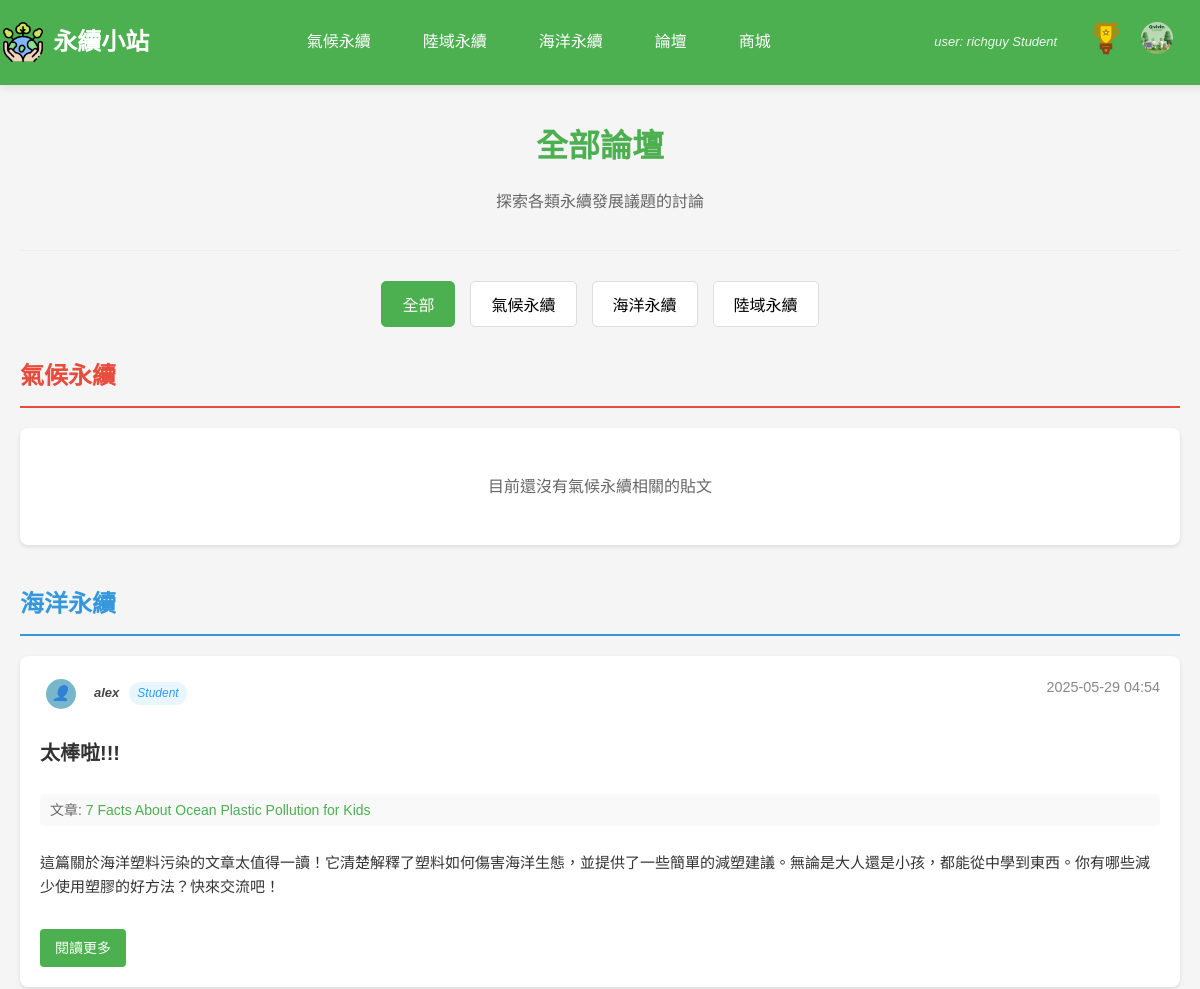
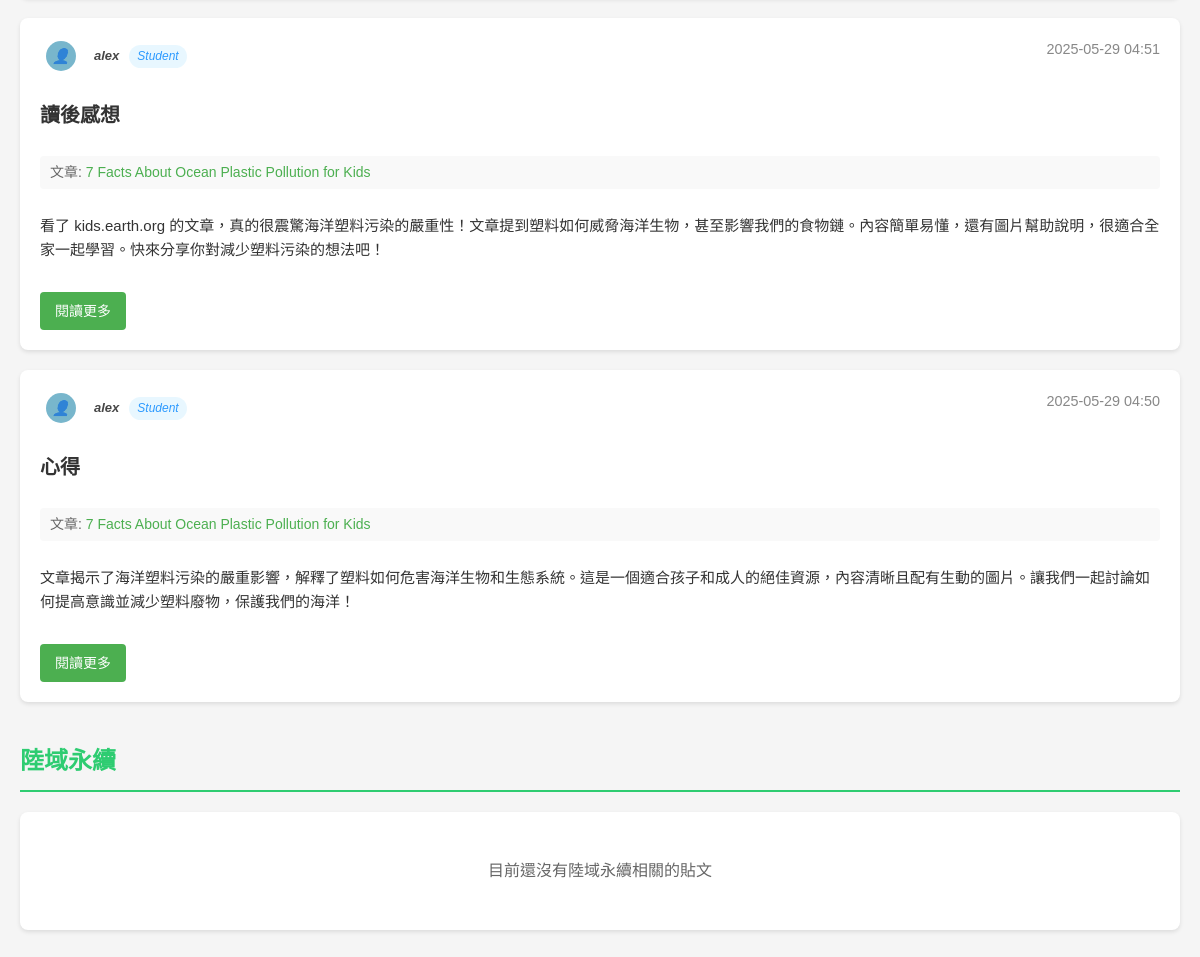
The page /php/all_forums.php (signed in) on the database as committed earlier (2 pictures, top to bottom).
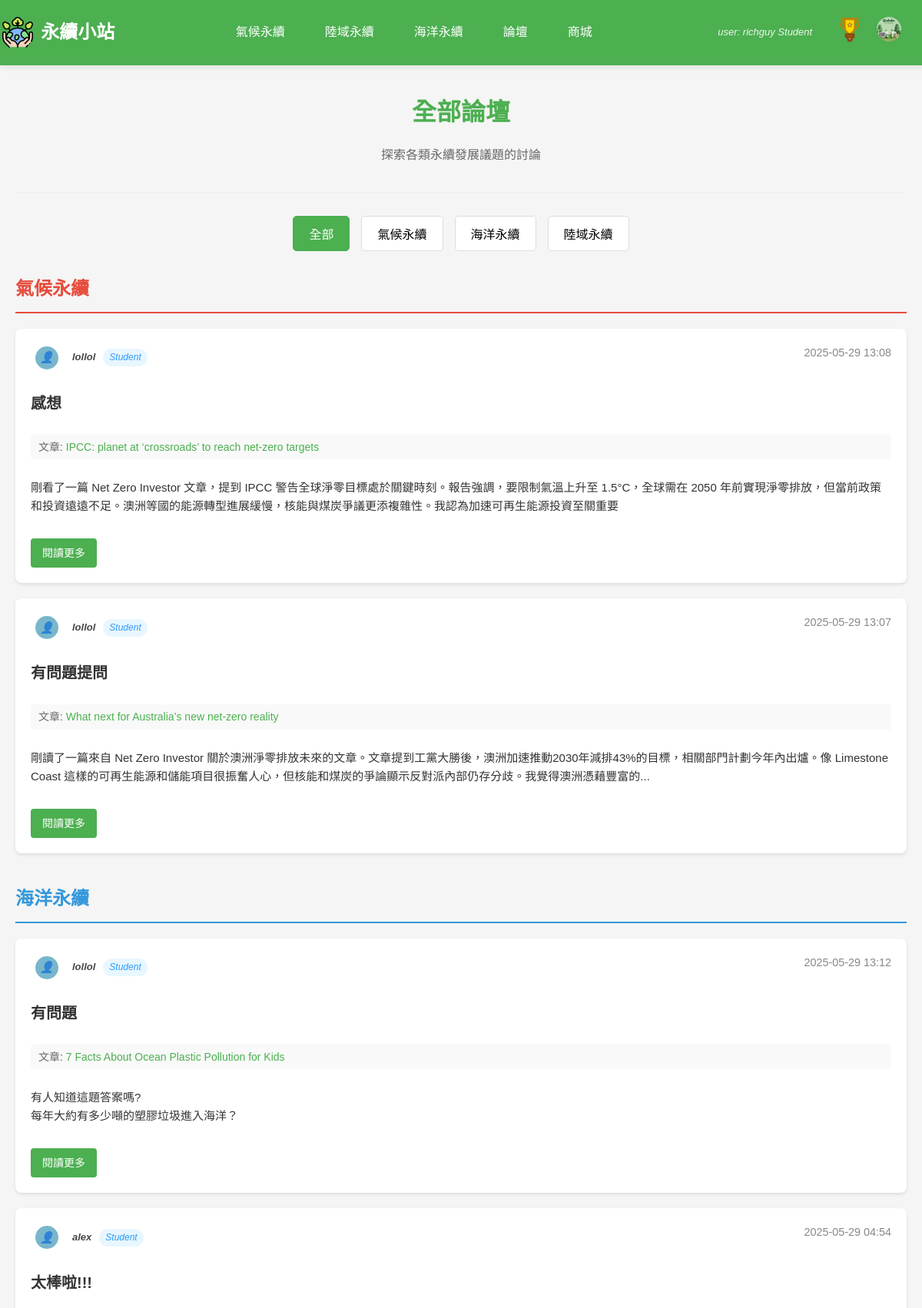
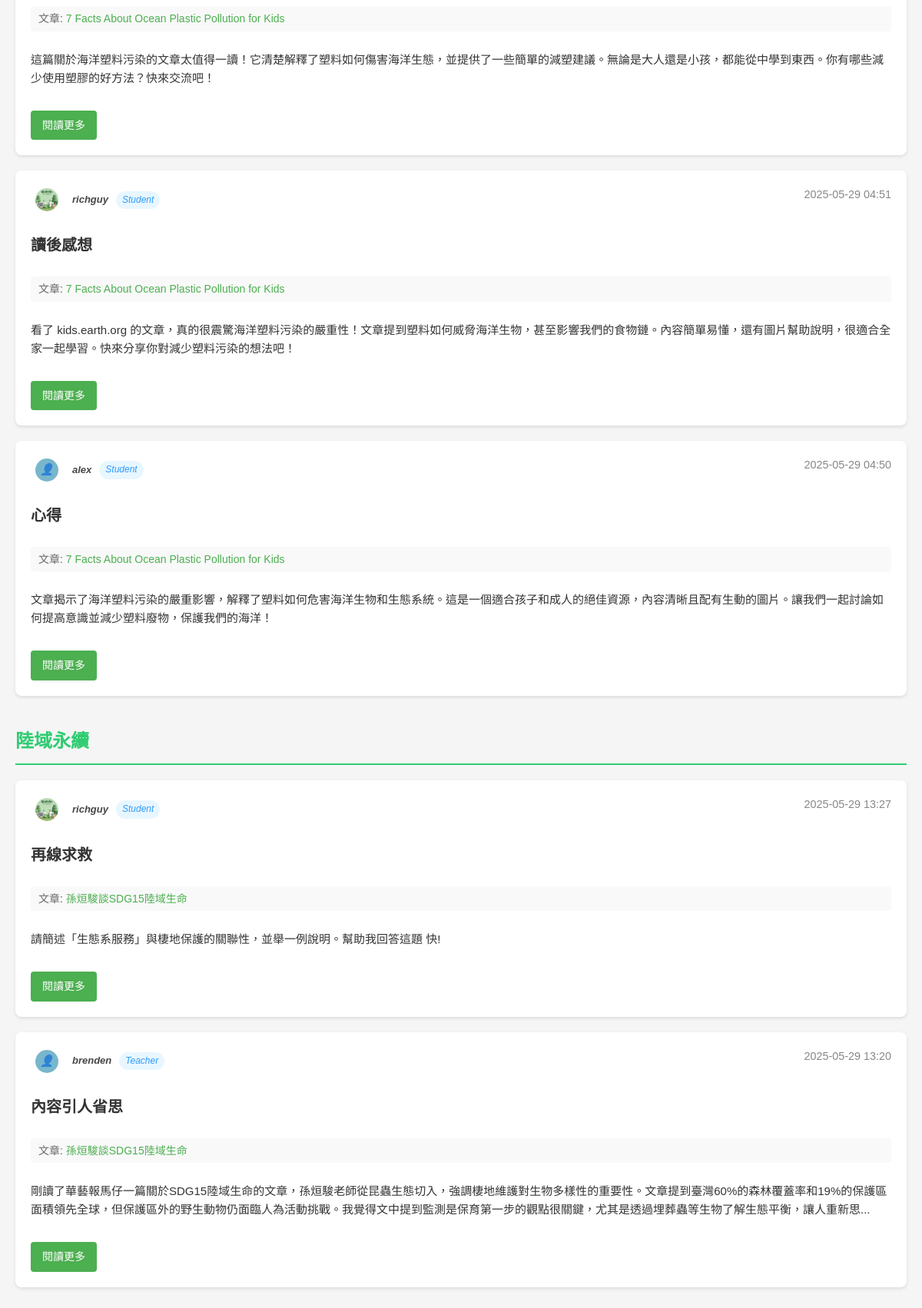
The same page on the database as committed later (2 pictures, top to bottom).
### tables this page shows
CREATE TABLE `user` (
  `UserID` int(11) NOT NULL COMMENT '使用者編號 (PK)',
  `Username` varchar(50) DEFAULT NULL COMMENT '使用者名稱',
  `Email` varchar(100) NOT NULL COMMENT '電子郵件',
  `Password` varchar(255) NOT NULL COMMENT '密碼 (加密儲存)',
  `JoinDate` datetime DEFAULT current_timestamp() COMMENT '註冊時間',
  `Status` enum('Student','Teacher','Admin') NOT NULL DEFAULT 'Student' COMMENT '使用者身份',
  `reset_token` varchar(255) DEFAULT NULL,
  `token_expire` datetime DEFAULT NULL,
  `AvatarURL` varchar(255) DEFAULT NULL,
  `BackgroundURL` varchar(255) DEFAULT NULL
);

CREATE TABLE `communitypost` (
  `PostID` int(11) NOT NULL COMMENT '貼文編號 (PK)',
  `Content` text NOT NULL COMMENT '貼文內容',
  `ImageURL` varchar(255) DEFAULT NULL COMMENT '圖片網址',
  `PostDate` datetime DEFAULT current_timestamp() COMMENT '發文日期',
  `Title` varchar(50) DEFAULT NULL COMMENT '標題',
  `UserID` int(11) NOT NULL COMMENT 'FK to User',
  `ArticleID` int(11) DEFAULT NULL COMMENT '關聯的文章ID'
);

CREATE TABLE `article` (
  `ArticleID` int(11) NOT NULL COMMENT '文章編號 (PK)',
  `Title` varchar(100) NOT NULL COMMENT '標題',
  `Category` varchar(50) NOT NULL COMMENT '分類',
  `ImageURL` varchar(255) DEFAULT NULL COMMENT '圖片網址',
  `Description` text DEFAULT NULL COMMENT '簡介',
  `ArticleURL` varchar(255) NOT NULL COMMENT '文章網址',
  `UserID` int(11) NOT NULL,
  `Content` longtext DEFAULT NULL COMMENT '文章內容',
  `created_at` timestamp NOT NULL DEFAULT current_timestamp(),
  `teacher_summary` longtext DEFAULT NULL COMMENT '老師重點整理'
);

### php/all_forums.php (the view, shortened to what this page needs)
<?php
include 'db_connect.php';
$categories = [
    'sdg13' => ['name' => '氣候永續', 'posts' => []],
    'sdg14' => ['name' => '海洋永續', 'posts' => []],
    'sdg15' => ['name' => '陸域永續', 'posts' => []]
];
$sql = "SELECT cp.*, u.Username, u.Status, u.AvatarURL, a.Category, a.Title as ArticleTitle
        FROM communitypost cp
        JOIN user u ON cp.UserID = u.UserID
        LEFT JOIN article a ON cp.ArticleID = a.ArticleID
        ORDER BY cp.PostDate DESC";
$result = $conn->query($sql);
if ($result && $result->num_rows > 0) {
    while ($row = $result->fetch_assoc()) {
        $category = $row['Category'] ?? '';
        $categories[$category]['posts'][] = $row;
    }
}
?>
<!DOCTYPE html>
<html lang="zh-TW">
<head>
    <link rel="stylesheet" href="../css/nav3.css">
    <link rel="stylesheet" href="../css/all_forums.css">
    <link rel="stylesheet" href="https://cdnjs.cloudflare.com/ajax/libs/font-awesome/5.15.4/css/all.min.css">
</head>
<body>
    <header>
        <?php include "nav.php"; ?>
    </header>
    <div class="forums-container">
        <div class="forums-header">
            <h1>全部論壇</h1>
            <p>探索各類永續發展議題的討論</p>
        </div>
        <div class="category-tabs">
            <button class="tab-btn active" data-category="all">全部</button>
            <button class="tab-btn" data-category="sdg13"><?php echo $categories['sdg13']['name']; ?></button>
            <button class="tab-btn" data-category="sdg14"><?php echo $categories['sdg14']['name']; ?></button>
            <button class="tab-btn" data-category="sdg15"><?php echo $categories['sdg15']['name']; ?></button>
        </div>
        <?php foreach ($categories as $categoryKey => $category): ?>
            <div class="category-section" id="<?php echo $categoryKey; ?>-section">
                <h2 class="category-title"><?php echo $category['name']; ?></h2>
                <div class="posts-container">
                    <?php if (empty($category['posts'])): ?>
                        <div class="no-posts">
                            <p>目前還沒有<?php echo $category['name']; ?>相關的貼文</p>
                        </div>
                    <?php else: ?>
                        <?php foreach ($category['posts'] as $post): ?>
                            <div class="post-card" data-category="<?php echo $categoryKey; ?>">
                                <div class="post-header">
                                    <div class="user-info">
                                        <?php if (!empty($post['AvatarURL'])): ?>
                                            <img src="../<?php echo htmlspecialchars($post['AvatarURL']); ?>" alt="用戶頭像" class="user-avatar" style="width: 30px; height: 30px; border-radius: 50%; margin-right: 8px;">
                                        <?php else: ?>
                                            <div class="default-avatar" style="width: 30px; height: 30px; border-radius: 50%; background: #6aafc7; display: flex; align-items: center; justify-content: center; margin-right: 8px; overflow: hidden;">
                                                <span style="font-size: 0.9rem; color: white;">👤</span>
                                            </div>
                                        <?php endif; ?>
                                        <span class="username"><?php echo htmlspecialchars($post['Username']); ?></span>
                                        <?php if (!empty($post['Status'])): ?>
                                            <span class="user-status" style="background-color: #e6f7ff; color: #1890ff; padding: 2px 8px; border-radius: 12px; font-size: 12px;"><?php echo htmlspecialchars($post['Status']); ?></span>
                                        <?php endif; ?>
                                    </div>
                                    <span class="post-date"><?php echo date('Y-m-d H:i', strtotime($post['PostDate'])); ?></span>
                                </div>
                                <h3 class="post-title">
                                    <a href="discuss.php?post_id=<?php echo $post['PostID']; ?>"><?php echo htmlspecialchars($post['Title']); ?></a>
                                </h3>
                                <div class="article-reference">
                                    <?php if (isset($post['ArticleTitle']) && !empty($post['ArticleTitle'])): ?>
                                        <span>文章: </span>
                                        <a href="article.php?id=<?php echo $post['ArticleID']; ?>"><?php echo htmlspecialchars($post['ArticleTitle']); ?></a>
                                    <?php else: ?>
                                        <span>獨立討論</span>
                                    <?php endif; ?>
                                </div>
                                <div class="post-content">
                                    <?php
                                        $content_preview = mb_substr(strip_tags($post['Content']), 0, 150, 'UTF-8');
                                        if (mb_strlen(strip_tags($post['Content']), 'UTF-8') > 150) {
                                            $content_preview .= '...';
                                        }
                                        echo nl2br(htmlspecialchars($content_preview));
                                    ?>
                                </div>
                                <a href="discuss.php?post_id=<?php echo $post['PostID']; ?>" class="read-more-btn">閱讀更多</a>
                            </div>
                        <?php endforeach; ?>
                    <?php endif; ?>
                </div>
            </div>
        <?php endforeach; ?>
    </div>
</body>
</html>

### php/nav.php (shortened to what this page needs)
<nav class="navbar">
    <div class="logo">
        <img src="../img/icon.png" style="color: white;" alt="永續小站 Logo">
        <h1 style="font-size: 24px;"><a href="index.php" class="logo-title">永續小站</a></h1>
    </div>
    <ul class="nav-links">
        <li><a href="climate.php" style="font-size: 16px;">氣候永續</a></li>
        <li><a href="landscape.php" style="font-size: 16px; ">陸域永續</a></li>
        <li><a href="ocean.php" style="font-size: 16px;">海洋永續</a></li>
        <li><a href="all_forums.php" style="font-size: 16px;">論壇</a></li>
        <?php if (isset($_SESSION['login_session']) && $_SESSION['login_session'] === true): ?>
            <li><a href="shop.php">商城</a></li>
        <?php endif; ?>
    </ul>
    <div class="nav-icons">
        <?php if (isset($_SESSION['login_session']) && $_SESSION['login_session'] === true): ?>
            <?php if (isset($_SESSION['role']) && $_SESSION['role'] === 'Teacher'): ?>
                <span class="user-info">user: <?php echo $_SESSION['username']; ?> <?php echo $_SESSION['role']; ?></span>
                <a href="teacher_achievement.php"><img src="../img/achievement.svg" alt="成就"></a>
            <?php elseif (isset($_SESSION['role']) && $_SESSION['role'] === 'Student'): ?>
                <span class="user-info">user: <?php echo $_SESSION['username']; ?> <?php echo $_SESSION['role']; ?></span>
                <a href="achievement.php"><img src="../img/achievement.svg" alt="成就"></a>
            <?php elseif (isset($_SESSION['role']) && $_SESSION['role'] === 'Admin'): ?>
                <span class="user-info">user: <?php echo $_SESSION['username']; ?> <?php echo $_SESSION['role']; ?></span>
                <a href="teacher_achievement.php"><img src="../img/achievement.svg" alt="成就"></a>
            <?php endif; ?>
        <?php endif; ?>
        <?php if (isset($_SESSION['login_session']) && $_SESSION['login_session'] === true): ?>
            <?php
            $avatarURL = $_SESSION['AvatarURL'] ?? '';
            if (empty($avatarURL)) {
                $servername = "localhost";
                $db_username = "root";
                $db_password = "";
                $dbname = "sustain";
                $conn = new mysqli($servername, $db_username, $db_password, $dbname);
                $conn->set_charset("utf8mb4");
                $username = $_SESSION['username'];
                $sql = "SELECT AvatarURL FROM user WHERE Username='$username'";
                $result = $conn->query($sql);
                if ($result->num_rows > 0) {
                    $row = $result->fetch_assoc();
                    $avatarURL = $row['AvatarURL'] ?? '';
                }
            }
            if (!empty($avatarURL)) {
                echo '<a href="user.php"><img src="../' . htmlspecialchars($avatarURL) . '" alt="用戶" style="border-radius: 50%; width: 32px; height: 32px; object-fit: cover;"></a>';
            } else {
                echo '<a href="user.php" style="text-decoration: none;"><div class="default-avatar"><span class="default-avatar-icon">👤</span></div></a>';
            }
            ?>
        <?php endif; ?>
    </div>
</nav>

### css/nav3.css (style rules this page uses)
body, html { margin: 0; padding: 0; height: 100%; }
.navbar { background-color: #4CAF50; padding: 0.2rem; display: flex; justify-content: space-between; align-items: center; color: white; box-shadow: 0 2px 10px rgba(0, 0, 0, 0.1); position: fixed; top: 0; left: 0; width: 100%; z-index: 9999; transition: background-color 0.3s ease; }
.logo { display: flex; align-items: center; }
.logo img { width: 40px; height: 40px; margin-right: 10px; transition: transform 0.3s ease; }
.logo-title { text-decoration: none; color: white; transition: color 0.3s ease; }
.nav-links { list-style: none; padding: 0; margin: 0; display: flex; gap: 20px; }
.nav-links li a { text-decoration: none; color: white; font-size: 16px; padding: 0.5rem 1rem; transition: color 0.3s ease, background-color 0.3s ease; }
.nav-icons { display: flex; align-items: center; margin-right: 30px; }
.nav-icons a { margin-left: 15px; }
.nav-icons img { height: 40px; width: 40px; filter: brightness(100%); transition: filter 0.3s ease; }

### css/all_forums.css (style rules this page uses)
:root { --primary-color: #4CAF50; --primary-hover: #45a049; --text-dark: #333; --text-muted: #666; --text-light: #888; --bg-light: #f8f9fa; --error-bg: #f8d7da; --error-text: #721c24; --shadow: 0 2px 4px rgba(0, 0, 0, 0.1); --climate-color: #e74c3c; --ocean-color: #3498db; --land-color: #2ecc71; }
body { font-family: 'Microsoft JhengHei', Arial, sans-serif; background-color: #f5f5f5; color: var(--text-dark); line-height: 1.6; margin: 0; padding: 0; }
.forums-container { max-width: 1200px; margin: 80px auto 20px; padding: 20px; }
.forums-header { text-align: center; margin-bottom: 30px; padding-bottom: 20px; border-bottom: 1px solid #eee; }
.forums-header h1 { font-size: 32px; color: var(--primary-color); margin-bottom: 10px; }
.forums-header p { font-size: 16px; color: var(--text-muted); }
.category-tabs { display: flex; justify-content: center; gap: 15px; margin-bottom: 30px; flex-wrap: wrap; }
.tab-btn { padding: 10px 20px; background-color: #fff; border: 1px solid #ddd; border-radius: 5px; cursor: pointer; font-size: 16px; transition: all 0.3s ease; }
.tab-btn.active { background-color: var(--primary-color); color: white; border-color: var(--primary-color); }
.category-section { margin-bottom: 40px; }
.category-title { font-size: 24px; color: var(--primary-color); padding-bottom: 10px; border-bottom: 2px solid var(--primary-color); margin-bottom: 20px; }
#sdg13-section .category-title { color: var(--climate-color); border-bottom-color: var(--climate-color); }
#sdg14-section .category-title { color: var(--ocean-color); border-bottom-color: var(--ocean-color); }
#sdg15-section .category-title { color: var(--land-color); border-bottom-color: var(--land-color); }
.posts-container { display: flex; flex-direction: column; gap: 20px; }
.post-card { background: white; border-radius: 8px; box-shadow: var(--shadow); padding: 20px; transition: transform 0.2s, box-shadow 0.2s; display: flex; flex-direction: column; gap: 15px; }
.post-header { display: flex; justify-content: space-between; align-items: flex-start; margin-bottom: 10px; }
.user-info { display: flex; align-items: center; gap: 10px; }
.username { font-weight: bold; color: var(--text-dark); }
.post-date { color: var(--text-light); font-size: 0.9em; }
.post-title { margin: 0 0 10px 0; }
.post-title a { color: var(--text-dark); text-decoration: none; font-size: 20px; font-weight: bold; }
.article-reference { font-size: 14px; color: var(--text-muted); margin-bottom: 10px; padding: 5px 10px; background-color: #f9f9f9; border-radius: 4px; display: inline-block; }
.article-reference a { color: var(--primary-color); text-decoration: none; }
.post-content { color: var(--text-dark); line-height: 1.6; margin-bottom: 15px; font-size: 15px; }
.read-more-btn { display: inline-block; padding: 8px 15px; background-color: var(--primary-color); color: white; text-decoration: none; border-radius: 4px; font-size: 14px; transition: background-color 0.3s; align-self: flex-start; }
.no-posts { background: white; border-radius: 8px; box-shadow: var(--shadow); padding: 30px; text-align: center; color: var(--text-muted); }

### php/nav.php (style rules this page uses)
.nav-icons { display: flex; align-items: center; }
.user-info { font-size: 13px; margin-right: 8px; color: #ffffff; font-style: italic; opacity: 0.9; padding: 3px 6px; }
.default-avatar { width: 32px; height: 32px; border-radius: 50%; background: #6aafc7; display: flex; align-items: center; justify-content: center; overflow: hidden; }

Rows that differ between the two databases and show on the page:
added communitypost: UserID.Username "lollol", UserID.Status "Student", PostDate "2025-05-29 13:08", Title "感想", ArticleID.Title "IPCC: planet at ‘crossroads’ to reach net-zero targets", Content "剛看了一篇 Net Zero Investor 文章，提到 IPCC 警告全球淨零目標處於關鍵時刻。報告強調，要限制氣溫上升至 1.5°C，全球需在 2050 年前實現淨零排放，但當前政策和投資遠遠不足。澳洲等國的能源轉型進展緩慢，核能與煤炭爭議更添複雜性。我認為加速可再生能源投資至關重要", shown under "氣候永續"
added communitypost: UserID.Username "lollol", UserID.Status "Student", PostDate "2025-05-29 13:07", Title "有問題提問", ArticleID.Title "What next for Australia’s new net-zero reality", Content "剛讀了一篇來自 Net Zero Investor 關於澳洲淨零排放未來的文章。文章提到工黨大勝後，澳洲加速推動2030年減排43%的目標，相關部門計劃今年內出爐。像 Limestone Coast 這樣的可再生能源和儲能項目很振奮人心，但核能和煤炭的爭論顯示反對派內部仍存分歧。我覺得澳洲憑藉豐富的...", shown under "氣候永續"
added communitypost: UserID.Username "lollol", UserID.Status "Student", PostDate "2025-05-29 13:12", Title "有問題", ArticleID.Title "7 Facts About Ocean Plastic Pollution for Kids", Content "有人知道這題答案嗎? 每年大約有多少噸的塑膠垃圾進入海洋？", shown under "海洋永續"
changed communitypost "讀後感想": UserID.AvatarURL: picture added; UserID.Username "alex" → "richguy"
added communitypost: UserID.AvatarURL (picture), UserID.Username "richguy", UserID.Status "Student", PostDate "2025-05-29 13:27", Title "再線求救", ArticleID.Title "孫烜駿談SDG15陸域生命", Content "請簡述「生態系服務」與棲地保護的關聯性，並舉一例說明。幫助我回答這題 快!", shown under "陸域永續"
added communitypost: UserID.Username "brenden", UserID.Status "Teacher", PostDate "2025-05-29 13:20", Title "內容引人省思", ArticleID.Title "孫烜駿談SDG15陸域生命", Content "剛讀了華藝報馬仔一篇關於SDG15陸域生命的文章，孫烜駿老師從昆蟲生態切入，強調棲地維護對生物多樣性的重要性。文章提到臺灣60%的森林覆蓋率和19%的保護區面積領先全球，但保護區外的野生動物仍面臨人為活動挑戰。我覺得文中提到監測是保育第一步的觀點很關鍵，尤其是透過埋葬蟲等生物了解生態平衡，讓人重新思...", shown under "陸域永續"
Other text that changed with them:
new list line: "氣候永續"
new list line: "陸域永續"
list line gone: "氣候永續 目前還沒有 氣候永續 相關的貼文"
list line gone: "陸域永續 目前還沒有 陸域永續 相關的貼文"
